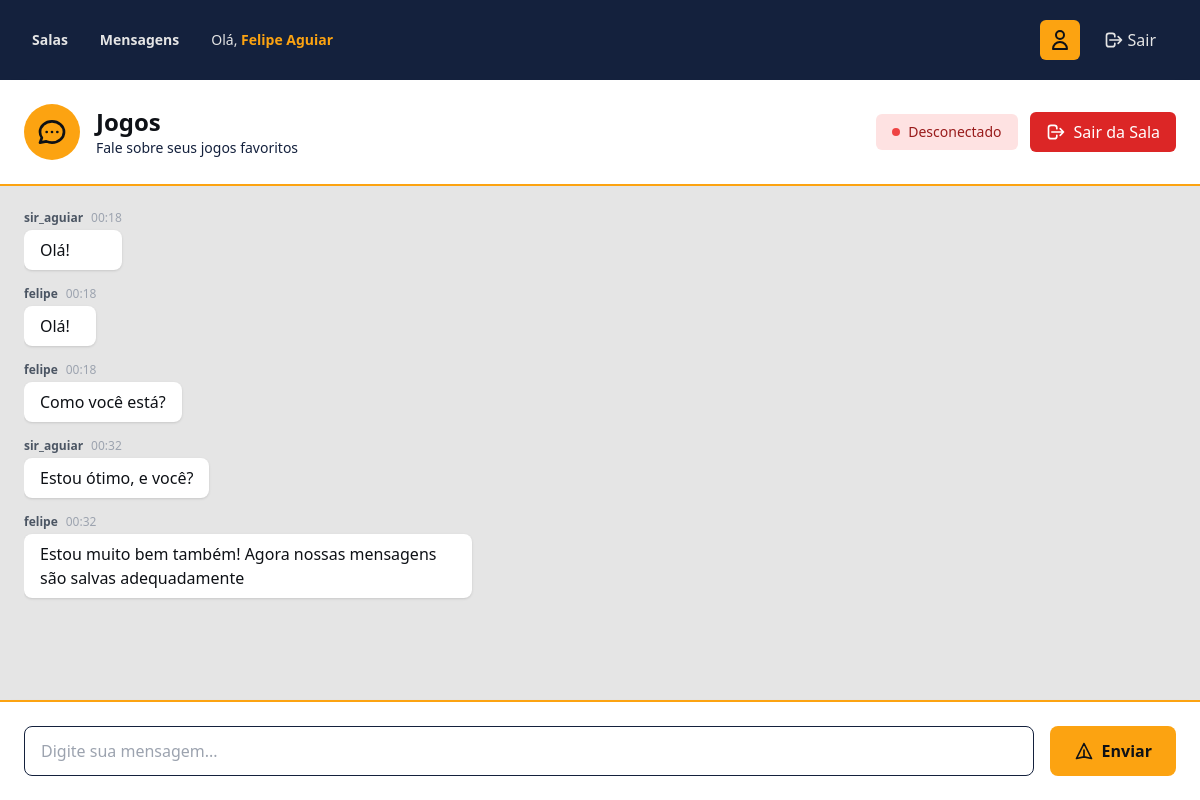
The page /room/4/ (signed in) on the database as committed earlier.
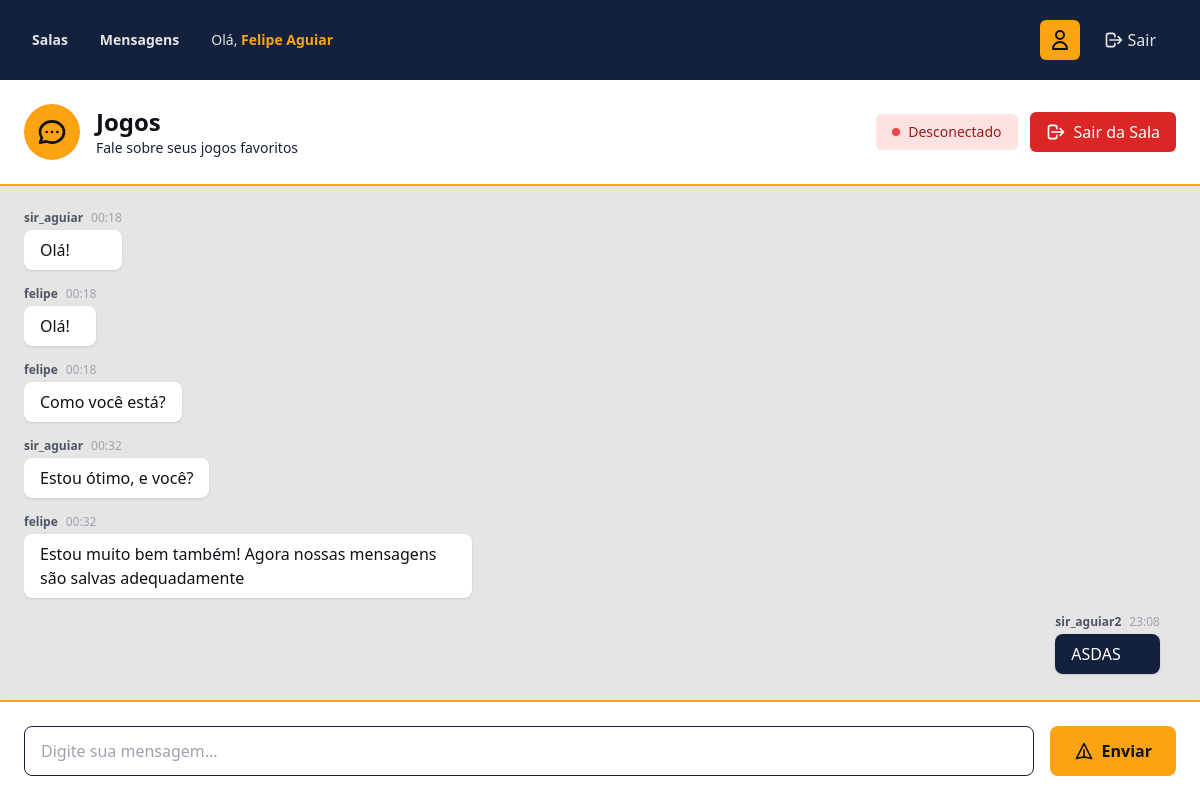
The same page on the database as committed later.
### chat/models.py (models this page shows, shortened)
class Message(models.Model):
    room = models.ForeignKey(
        Room, null=True, blank=True, on_delete=models.CASCADE, related_name="messages"
    )
    user_to = models.ForeignKey(
        User,
        null=True,
        blank=True,
        on_delete=models.CASCADE,
        related_name="received_messages",
    )
    user = models.ForeignKey(User, on_delete=models.CASCADE, related_name="messages")
    content = models.TextField()
    timestamp = models.DateTimeField(auto_now_add=True)
    is_read = models.BooleanField(default=False)
    class Meta:
        ordering = ["-timestamp"]
        verbose_name = "Mensagem"
        verbose_name_plural = "Mensagens"

### chat/views.py (the view)
# urls.py: path("room/<int:room_id>/", views.room_detail, name="room_detail"),
@login_required(login_url="chat:signin")
def room_detail(request, room_id):
    room = get_object_or_404(Room, id=room_id, is_active=True)
    if request.session.get("room_id") != room_id:
        messages.warning(request, "Por favor, entre na sala primeiro.")
        return redirect("chat:join_room", room_id=room_id)
    message_history = room.messages.order_by("timestamp")[:50]
    return render(
        request,
        "chat/room_detail.html",
        {"room": room, "username": request.user.username, "messages": message_history},
    )

### chat/templates/chat/room_detail.html (shortened to what the changed rows need)
{% extends 'chat/base.html' %}
{% block content %}
<div class="h-screen flex flex-col" style="height: calc(100vh - 80px);">
    <div class="bg-white shadow-lg p-6" style="background-color: #ffffff; border-bottom: 2px solid #fca311;">
        <div class="max-w-7xl mx-auto flex items-center justify-between">
            <div class="flex items-center space-x-4">
                <div>
                    <h1 class="text-2xl font-bold" style="color: #0e1116;">{{ room.name }}</h1>
                </div>
            </div>
        </div>
    </div>
    <div class="flex-grow overflow-hidden" style="background-color: #e5e5e5;">
        <div class="max-w-7xl mx-auto h-full p-6">
            <div id="chat-messages" class="h-full overflow-y-auto space-y-4 pr-4 scroll-smooth">
                {% for message in messages %}
                <div
                    class="flex {% if message.user.username == username %}justify-end{% else %}justify-start{% endif %}">
                    <div class="max-w-xs lg:max-w-md">
                        <div
                            class="flex items-center mb-1 {% if message.user.username == username %}justify-end{% endif %}">
                            <span class="text-xs font-semibold text-gray-600">{{ message.user.username }}</span>
                            <span class="text-xs text-gray-400 ml-2">{{ message.timestamp|date:"H:i" }}</span>
                        </div>
                        <div class="px-4 py-2 shadow"
                            style="{% if message.user.username == username %}background-color: #14213d; color: #ffffff;{% else %}background-color: #ffffff; color: #0e1116;{% endif %} border-radius: 8px;">
                            <p class="break-words">{{ message.content }}</p>
                        </div>
                    </div>
                </div>
                {% endfor %}
            </div>
        </div>
    </div>
</div>
{% endblock %}

Rows that differ between the two databases and show on the page:
added Message: user.username "sir_aguiar2", timestamp "23:08", content "ASDAS"
